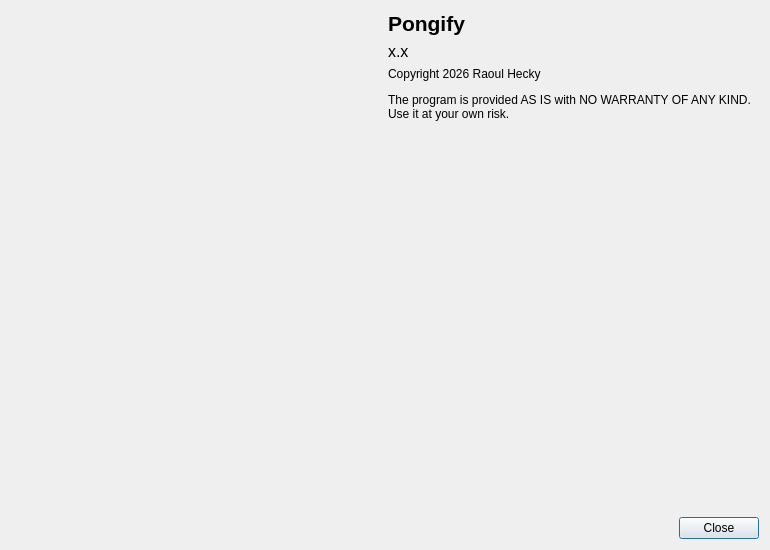
<?xml version="1.0" encoding="UTF-8"?>
<ui version="4.0">
 <class>DialogAbout</class>
 <widget class="QDialog" name="DialogAbout">
  <property name="geometry">
   <rect>
    <x>0</x>
    <y>0</y>
    <width>770</width>
    <height>550</height>
   </rect>
  </property>
  <property name="windowTitle">
   <string>Pongify</string>
  </property>
  <layout class="QVBoxLayout" name="verticalLayout_2">
   <item>
    <layout class="QHBoxLayout" name="horizontalLayout">
     <item>
      <widget class="QLabel" name="label">
       <property name="pixmap">
        <pixmap resource="../res.qrc">:/img/logo.svg</pixmap>
       </property>
      </widget>
     </item>
     <item>
      <layout class="QVBoxLayout" name="verticalLayout">
       <item>
        <widget class="QLabel" name="label_2">
         <property name="font">
          <font>
           <pointsize>16</pointsize>
           <bold>true</bold>
          </font>
         </property>
         <property name="text">
          <string>Pongify</string>
         </property>
        </widget>
       </item>
       <item>
        <widget class="QLabel" name="labelVersion">
         <property name="font">
          <font>
           <pointsize>12</pointsize>
          </font>
         </property>
         <property name="text">
          <string>x.x</string>
         </property>
        </widget>
       </item>
       <item>
        <widget class="QLabel" name="label_4">
         <property name="text">
          <string>&lt;html&gt;&lt;head/&gt;&lt;body&gt;&lt;p&gt;Copyright 2026 Raoul Hecky&lt;/p&gt;&lt;p&gt;The program is provided AS IS with NO WARRANTY OF ANY KIND. Use it at your own risk.&lt;/p&gt;&lt;/body&gt;&lt;/html&gt;</string>
         </property>
         <property name="wordWrap">
          <bool>true</bool>
         </property>
        </widget>
       </item>
       <item>
        <spacer name="verticalSpacer">
         <property name="orientation">
          <enum>Qt::Vertical</enum>
         </property>
         <property name="sizeHint" stdset="0">
          <size>
           <width>20</width>
           <height>40</height>
          </size>
         </property>
        </spacer>
       </item>
      </layout>
     </item>
    </layout>
   </item>
   <item>
    <widget class="QDialogButtonBox" name="buttonBox">
     <property name="orientation">
      <enum>Qt::Horizontal</enum>
     </property>
     <property name="standardButtons">
      <set>QDialogButtonBox::Close</set>
     </property>
    </widget>
   </item>
  </layout>
 </widget>
 <resources>
  <include location="../res.qrc"/>
 </resources>
 <connections>
  <connection>
   <sender>buttonBox</sender>
   <signal>accepted()</signal>
   <receiver>DialogAbout</receiver>
   <slot>accept()</slot>
   <hints>
    <hint type="sourcelabel">
     <x>248</x>
     <y>254</y>
    </hint>
    <hint type="destinationlabel">
     <x>157</x>
     <y>274</y>
    </hint>
   </hints>
  </connection>
  <connection>
   <sender>buttonBox</sender>
   <signal>rejected()</signal>
   <receiver>DialogAbout</receiver>
   <slot>reject()</slot>
   <hints>
    <hint type="sourcelabel">
     <x>316</x>
     <y>260</y>
    </hint>
    <hint type="destinationlabel">
     <x>286</x>
     <y>274</y>
    </hint>
   </hints>
  </connection>
 </connections>
</ui>
